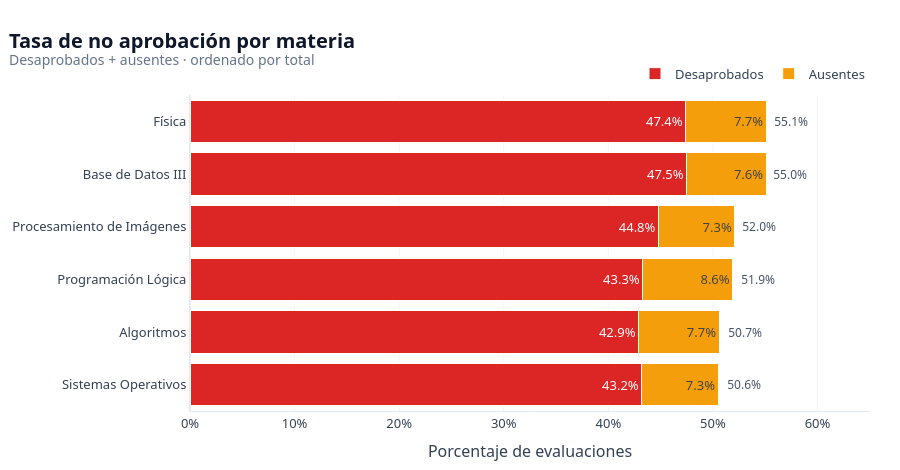

Notebook code for this chart:
### Markdown cell above
### 4.1 · Tasa de no aprobación por materia

### Code cell
df1 = df_materias.sort_values("pct_no_aprobacion").copy()

fig1 = go.Figure()
fig1.add_bar(
    y=df1["nombre_materia"],
    x=df1["pct_desaprobados_reales"],
    name="Desaprobados",
    orientation="h",
    marker=dict(color="#DC2626", line=dict(color="white", width=1)),
    text=df1["pct_desaprobados_reales"],
    texttemplate="%{x:.1f}%",
    textposition="inside",
    hovertemplate="<b>%{y}</b><br>Desaprobados: %{x:.1f}%<extra></extra>",
)
fig1.add_bar(
    y=df1["nombre_materia"],
    x=df1["pct_ausentismo"],
    name="Ausentes",
    orientation="h",
    marker=dict(color="#F59E0B", line=dict(color="white", width=1)),
    text=df1["pct_ausentismo"],
    texttemplate="%{x:.1f}%",
    textposition="inside",
    hovertemplate="<b>%{y}</b><br>Ausentes: %{x:.1f}%<extra></extra>",
)
for _, fila in df1.iterrows():
    fig1.add_annotation(
        x=fila["pct_no_aprobacion"],
        y=fila["nombre_materia"],
        text=f"  {fila['pct_no_aprobacion']:.1f}%",
        showarrow=False,
        xanchor="left",
        font=dict(size=12, color="#475569"),
    )
fig1.update_layout(barmode="stack")
estilo_fig(
    fig1,
    "Tasa de no aprobación por materia",
    "Desaprobados + ausentes · ordenado por total",
    height=470,
    grid="x",
)
fig1.update_xaxes(
    range=[0, df1["pct_no_aprobacion"].max() * 1.18], ticksuffix="%", title="Porcentaje de evaluaciones"
)
fig1.update_yaxes(title=None)
fig1.show()

### Figure 1 — Plotly figure (JSON) as saved in the notebook; plotly's stock layout.template omitted (floating-point values rounded to 4 significant figures)
{"data": [{"hovertemplate": "<b>%{y}</b><br>Desaprobados: %{x:.1f}%<extra></extra>", "marker": {"color": "#DC2626", "line": {"color": "white", "width": 1}}, "name": "Desaprobados", "orientation": "h", "text": [43.2, 42.9, 43.3, 44.8, 47.5, 47.4], "textposition": "inside", "texttemplate": "%{x:.1f}%", "type": "bar", "x": [43.2, 42.9, 43.3, 44.8, 47.5, 47.4], "y": ["Sistemas Operativos", "Algoritmos", "Programación Lógica", "Procesamiento de Imágenes", "Base de Datos III", "Física"]}, {"hovertemplate": "<b>%{y}</b><br>Ausentes: %{x:.1f}%<extra></extra>", "marker": {"color": "#F59E0B", "line": {"color": "white", "width": 1}}, "name": "Ausentes", "orientation": "h", "text": [7.3, 7.7, 8.6, 7.3, 7.6, 7.7], "textposition": "inside", "texttemplate": "%{x:.1f}%", "type": "bar", "x": [7.3, 7.7, 8.6, 7.3, 7.6, 7.7], "y": ["Sistemas Operativos", "Algoritmos", "Programación Lógica", "Procesamiento de Imágenes", "Base de Datos III", "Física"]}], "layout": {"annotations": [{"font": {"color": "#475569", "size": 12}, "showarrow": false, "text": "  50.6%", "x": 50.6, "xanchor": "left", "y": "Sistemas Operativos"}, {"font": {"color": "#475569", "size": 12}, "showarrow": false, "text": "  50.7%", "x": 50.7, "xanchor": "left", "y": "Algoritmos"}, {"font": {"color": "#475569", "size": 12}, "showarrow": false, "text": "  51.9%", "x": 51.9, "xanchor": "left", "y": "Programación Lógica"}, {"font": {"color": "#475569", "size": 12}, "showarrow": false, "text": "  52.0%", "x": 52, "xanchor": "left", "y": "Procesamiento de Imágenes"}, {"font": {"color": "#475569", "size": 12}, "showarrow": false, "text": "  55.0%", "x": 55, "xanchor": "left", "y": "Base de Datos III"}, {"font": {"color": "#475569", "size": 12}, "showarrow": false, "text": "  55.1%", "x": 55.1, "xanchor": "left", "y": "Física"}], "barmode": "stack", "font": {"color": "#334155", "family": "Segoe UI, Arial, sans-serif", "size": 13}, "height": 470, "hoverlabel": {"bgcolor": "white", "font": {"family": "Segoe UI, Arial", "size": 12}}, "legend": {"orientation": "h", "title": {"text": ""}, "traceorder": "normal", "x": 1, "xanchor": "right", "y": 1.02, "yanchor": "bottom"}, "margin": {"b": 45, "l": 20, "r": 30, "t": 95}, "paper_bgcolor": "white", "plot_bgcolor": "white", "title": {"font": {"color": "#0F172A", "size": 20}, "text": "<b>Tasa de no aprobación por materia</b><br><sup style='color:#64748B'>Desaprobados + ausentes · ordenado por total</sup>", "x": 0.01, "xanchor": "left"}, "xaxis": {"gridcolor": "#F1F5F9", "linecolor": "#E2E8F0", "range": [0, 65.02], "showgrid": true, "ticksuffix": "%", "title": {"text": "Porcentaje de evaluaciones"}}, "yaxis": {"gridcolor": "#F1F5F9", "linecolor": "#E2E8F0", "showgrid": false, "title": {}, "zeroline": false}}}
